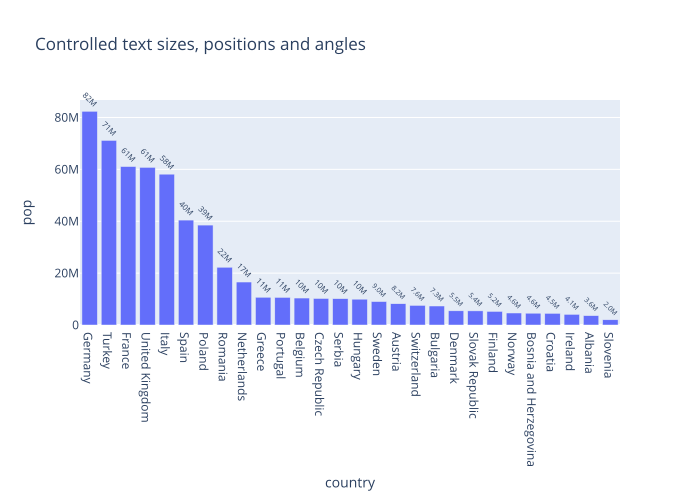

This figure's Python source:
import plotly.express as px
import pandas as pd
import plotly as pl

df = px.data.gapminder().query("continent == 'Europe' and year == 2007 and pop > 2.e6")
df = df.sort_values('pop', ascending=False,)
fig = px.bar(df, y='pop', x='country', text_auto='.2s',
            title="Controlled text sizes, positions and angles", color_continuous_scale='purp')
fig.update_traces(textfont_size=12, textangle=45, textposition="outside", cliponaxis=False)
fig.show()
fig.write_image('graf.svg')
